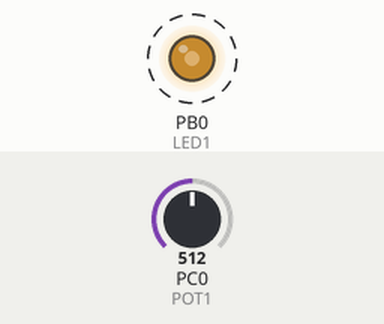
Bench run of a program on a simulated ATmega328P, built with avr-gcc and emulated at 16 MHz. Shown: output pins drawn as LEDs (lit = HIGH). Dashed ring = blinking. The test bench sets the inputs (shaded band); at power-on: PC0 (POT1) = 512.

Above: at 1.28 s.
1.3 s: PC0 (POT1) set to 122
At 2.9 s:
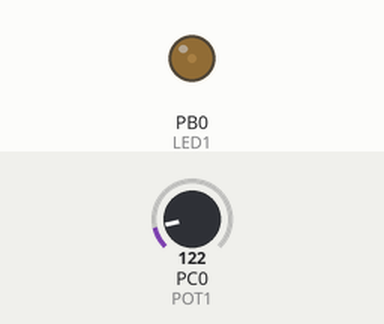
4.3 s: PC0 (POT1) set to 57
7.3 s: PC0 (POT1) set to 45
8.8 s: PC0 (POT1) set to 900
At 10.5 s:
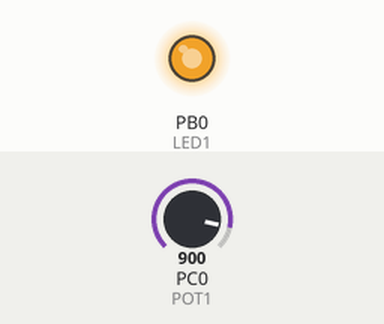
11.8 s: PC0 (POT1) set to 785
13.3 s: PC0 (POT1) set to 749
At 13.56 s:
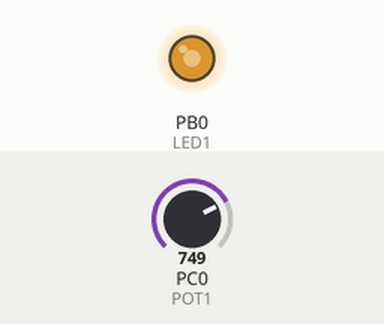
Timing chart, 0 to 17.3 s (numbered marks = the images above; inputs shaded):
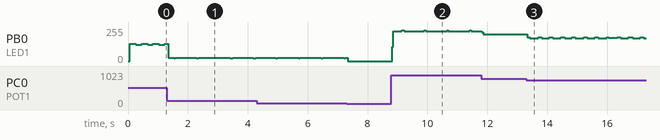

Measured:
- the behaviour switches between 768 and 767 on PC0 (POT1) (found by bisection; images 2 and 3)

The program:

main.c
```c
/********************************************************************************
* main.c: Demonstration av AD-omvandling och PWM-generering för att kontrollera
*         ljusstyrkan på en lysdiod. En potentiometer ansluten till analog pin
*         A0 (PORTC0) kontrollerar ljusstyrkan på en lysdiod ansluten till pin
*         8 (PORTB0).
*
*         Ljusstyrkan kontrolleras genom att den analoga insignalen från
*         potentiometern AD-omvandlas och används för att beräkna duty cycle,
*         dvs. andelen av en period som lysdioden ska vara tänd. Som exempel
*         för en periodtid på 10 ms, så innebär en duty cycle på 60 % att
*         lysdioden ska vara tänd 60 % av tiden, dvs. 6 ms, och släckt
*         resterande periodtid, vilket är 4 ms. I praktiken blinkas lysdioden,
*         där den är tänd 6 ms och släckt 4 ms. Eftersom blikningarna är så
*         så korta så ses inte blinkningarna, i stället upplever vi 60 %
*         ljusstyrka, då medeleffekten blir 60 % av max.
********************************************************************************/
#include "header.h"

/********************************************************************************
* main: Initierar mikrodatorn vid start. Potentiometern läses sedan av
*       kontinuerligt och on- samt off-tid beräknas utefter en periodtid på
*       10 ms. Därefter hålls lysdioden tänd under on-tiden och släckt under
*       off-tiden.
********************************************************************************/
int main(void)
{
   uint8_t pwm_on_ms;
   uint8_t pwm_off_ms;

   setup();

   while (1)
   {
      adc_get_pwm_values(POT1, 10, &pwm_on_ms, &pwm_off_ms);

      LED1_ON;
      delay_ms(pwm_on_ms);

      LED1_OFF;
      delay_ms(pwm_off_ms);
   }

   return 0;
}
```

adc.c
```c
/********************************************************************************
* adc.c: Innehåller funktioner för AD-omvandling samt PWM-generering.
********************************************************************************/
#include "header.h"

/********************************************************************************
* adc_read: Läser av angiven analog pin och returnerar motsvarande digitala
*           värde mellan 0 - 1023.
*
*           1. Vi väljer att använda intern matningsspänning AVcc (5 V)
*              för att mata AD-omvandlaren genom att ettställa biten REFS0 i
*              register ADMUX (ADC Multiplexer Select Register).
*
*           2. Vi väljer vilken analog kanal som ska kopplas till
*              AD-omvandlaren genom att skriva till selektorbitar MUX[3:0] i
*              samma register. Detta värde ska av pin-numret rakt av utan
*              bitvis skiftning. Exempelvis, för att läsa av analog pin A2
*              så ska MUX[3:0] sättas till 0010, vilket åstadkommes genom att
*              använda bitvis or, där | 2 medför bitvis addition med 0010.
*
*           3. Vi aktiverar AD-omvandlaren och startar omvandling direkt genom
*              att ettställa bitar ADEN (ADC Enable) samt ADSC (ADC Start
*              Conversion) i kontroll- och statusregister ADCSRA (ADC Control
*              And Status Register A).
*
*           4. Vi sätter klockfrekvensen för AD-omvandlaren till 125 kHz,
*              vilket är inom den rekommenderade zonen för maximal upplösning
*              (50 kHz - 200 kHz) genom att ettställa prescaler-bitar ADPS[2:0]
*              (ADC Prescaler Select [2:0]) i samma register, vilket ger en
*              divisionsfaktor på 128 av mikrodatorns klockfrekvens. Därmed blir
*              AD-omvandlarens klockfrekvens lika med 16M / 128 = 125 KHz.
*
*           5. Vi väntar på att AD-omvandling blir slutförd, vilket indikeras
*              genom att biten ADIF (ADC Interrupt Flag) i register ADCSRA
*              blir ettställd. Så länge ADIF är noll väntar vi via en while-sats.
*
*           6. Vi återställer ADIF inför nästa AD-omvandling genom att ettställa
*              denna. Nästa klockcykel blir ADIF då nollställd av hårdvaran.
*
*           7. Resultatet ligger nu i det 16-bitars registret ADC (egentligen
*              två register ADCH och ADCL) och returneras direkt.
*
*           - pin: Analog pin A0 - A5 som ska läsas av.
********************************************************************************/
uint16_t adc_read(const uint8_t pin)
{
   ADMUX = (1 << REFS0) | pin;
   ADCSRA = (1 << ADEN) | (1 << ADSC) | (1 << ADPS2) | (1 << ADPS1) | (1 << ADPS0);
   while ((ADCSRA & (1 << ADIF)) == 0);
   ADCSRA = (1 << ADIF);
   return ADC;
}

/********************************************************************************
* adc_get_pwm_values: Läser av angiven analog pin och beräknar on- och off-tid
*                     utefter angiven periodtid. Beräknar on- och off-tid lagras
*                     på angivna adresser.
*
*                     1. Beräknar duty cycle som ett tal mellan 0 - 1 genom att
*                        dividera det avlästa värdet från angiven analog pin
*                        (returneras från adc_read) genom maxvärdet 1023.
*
*                     2. Vi beräknar on-tiden genom att multiplicera periodtiden
*                        med duty cycle, exempelvis 10 ms * 0.6 = 6 ms.
*                        Resultatet avrundas till närmaste heltal.
*
*                     3. Vi beräknar off-tiden som resterande periodtid, dvs.
*                        periodtiden - on-tiden.
*
*                     - pin          : Analog pin A0 - A5 som ska läsas av.
*                     - pwm_period_ms: Periodtid för PWM-generering i ms.
*                     - pwm_on_ms    : Lagringsplats för beräknad on-tid i ms.
*                     - pwm_off_ms   : Lagringsplats för beräknad on-tid i ms.
********************************************************************************/
void adc_get_pwm_values(const uint8_t pin,
                        const uint8_t pwm_period_ms,
                        uint8_t* pwm_on_ms,
                        uint8_t* pwm_off_ms)
{
   const double duty_cycle = adc_read(pin) / 1023.0;
   *pwm_on_ms = (uint8_t)(pwm_period_ms * duty_cycle + 0.5);
   *pwm_off_ms = pwm_period_ms - *pwm_on_ms;
   return;
}
```

header.h
```c
/********************************************************************************
* header.h: Innehåller diverse definitioner och deklarationer för implementering
*           av det inbyggda systemet.
********************************************************************************/
#ifndef HEADER_H_
#define HEADER_H_

/* Klockfrekvens (behövs för fördröjningsrutiner): */
#define F_CPU 16000000UL /* 16 MHz. */

/* Inkluderingsdirektiv: */
#include <avr/io.h>     /* Innehåller information om I/O-register såsom PORTB och DDRB. */
#include <util/delay.h> /* Innehåller fördröjningsrutiner såsom _delay_ms. */

/* Makrodefinitioner: */
#define LED1 PORTB0 /* Lysdiod 1 ansluten till pin 8 (PORTB0). */
#define POT1 PORTC0 /* Potentiometer 1 ansluten till analog pin A0 (PORTC0). */

#define LED1_ON PORTB |= (1 << LED1)   /* Tänder lysdiod 1. */
#define LED1_OFF PORTB &= ~(1 << LED1) /* Släcker lysdiod 1. */

/********************************************************************************
* delay_ms: Genererar fördröjning mätt i millisekunder.
*
*           - delay_time_ms: Fördröjningstiden mätt i millisekunder.
********************************************************************************/
#define delay_ms(delay_time_ms) ({ \
   for (uint16_t i = 0; i < delay_time_ms; ++i) { \
      _delay_ms(1); \
   } \
})

/* Enumerationer: */
typedef enum { false, true } bool; /* Realiserar datatypen bool. */

/********************************************************************************
* setup: Initierar mikrodatorn vid start.
********************************************************************************/
void setup(void);

/********************************************************************************
* adc_read: Läser av angiven analog pin och returnerar motsvarande digitala
*           värde mellan 0 - 1023.
*
*           - pin: Analog pin A0 - A5 som ska läsas av.
********************************************************************************/
uint16_t adc_read(const uint8_t pin);

/********************************************************************************
* adc_get_pwm_values: Läser av angiven analog pin och beräknar on- och off-tid
*                     utefter angiven periodtid. Beräknar on- och off-tid lagras
*                     på angivna adresser.
*
*                     - pin          : Analog pin A0 - A5 som ska läsas av.
*                     - pwm_period_ms: Periodtid för PWM-generering i ms.
*                     - pwm_on_ms    : Lagringsplats för beräknad on-tid i ms.
*                     - pwm_off_ms   : Lagringsplats för beräknad on-tid i ms.
********************************************************************************/
void adc_get_pwm_values(const uint8_t pin,
                        const uint8_t pwm_period_ms,
                        uint8_t* pwm_on_ms,
                        uint8_t* pwm_off_ms);

#endif /* HEADER_H_ */
```

setup.c
```c
/********************************************************************************
* setup.c: Innehåller fördröjningsrutiner.
********************************************************************************/
#include "header.h"

/********************************************************************************
* setup: Initierar mikrodatorn vid start.
*
*        1. Lysdioden sätts till utport genom skrivning till datariktnings-
*           register DDRB. Eftersom potentiometerns insignal är analog så ska
*           kunna flyta mellan 0 - 5 V. Därmed ettställer vi inte den interna
*           pullup-resistorn såsom görs för tryckknappar, då insignalen då
*           alltid hade blivit 0 - 1.
*
*        2. Vi initierar AD-omvandlarens analoga kretsar genom att köra en
*           testomvandling. Eftersom resultatet i detta fall inte är av värde
*           så typomvandlas returtypen till void.
********************************************************************************/
void setup(void)
{
   DDRB = (1 << LED1);
   (void)adc_read(POT1);
   return;
}
```
